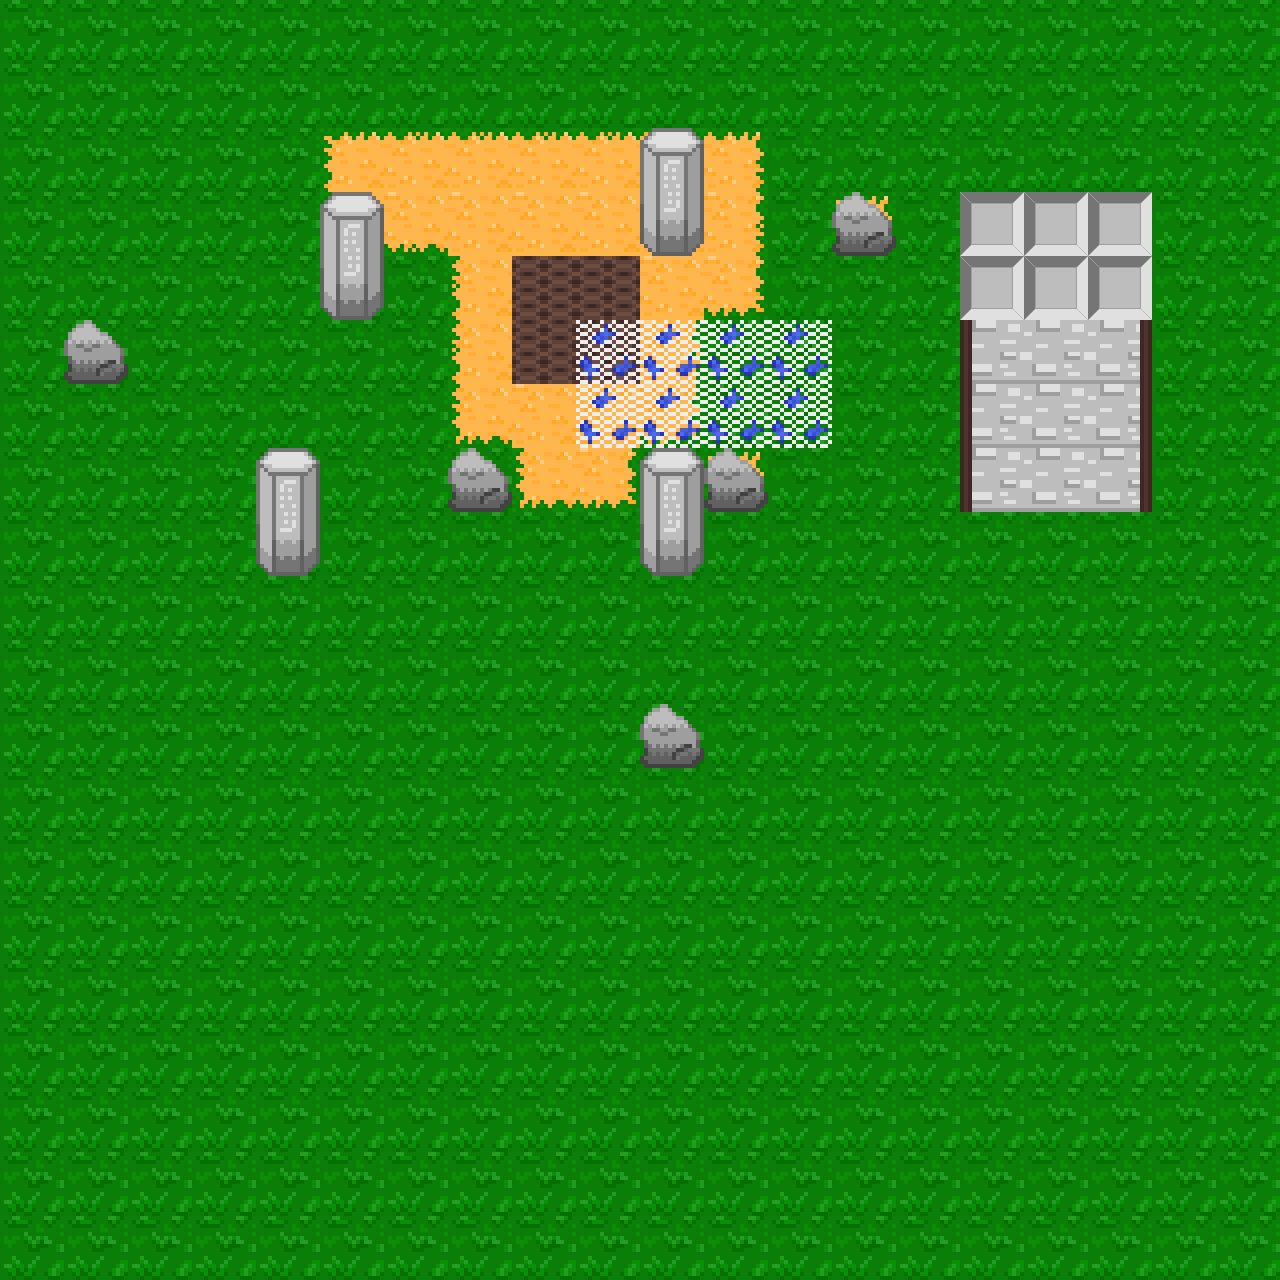

Tiled map render using the project's own tile images. Description and the map definition, with tile-layer contents summarised, below:
An orthogonal 20x20 tile map with 64x64 px tiles, 5 tile layers (Ground, Ground2, Actor, Upper, ...).

<map version="1.0" orientation="orthogonal" renderorder="right-down" width="20" height="20" tilewidth="64" tileheight="64" nextobjectid="1">
 <tileset firstgid="1" name="Tiles" tilewidth="64" tileheight="64" tilecount="23">
  <tile id="0">
   <image width="64" height="64" source="../Gfx/Tiles/block.png" />
  </tile>
  <tile id="1">
   <image width="64" height="64" source="../Gfx/Tiles/brickfloor.png" />
  </tile>
  <tile id="2">
   <image width="32" height="32" source="../Gfx/Tiles/cobblestone.png" />
  </tile>
  <tile id="3">
   <image width="32" height="32" source="../Gfx/Tiles/grass.png" />
  </tile>
  <tile id="4">
   <image width="64" height="64" source="../Gfx/Tiles/grass16.png" />
  </tile>
  <tile id="5">
   <image width="64" height="64" source="../Gfx/Tiles/housewall.png" />
  </tile>
  <tile id="6">
   <image width="64" height="64" source="../Gfx/Tiles/housewallleft.png" />
  </tile>
  <tile id="7">
   <image width="64" height="64" source="../Gfx/Tiles/housewallright.png" />
  </tile>
  <tile id="8">
   <image width="64" height="64" source="../Gfx/Tiles/road16.png" />
  </tile>
  <tile id="9">
   <image width="64" height="64" source="../Gfx/Tiles/road16bot.png" />
  </tile>
  <tile id="10">
   <image width="64" height="64" source="../Gfx/Tiles/road16left.png" />
  </tile>
  <tile id="11">
   <image width="64" height="64" source="../Gfx/Tiles/road16leftbot.png" />
  </tile>
  <tile id="12">
   <image width="64" height="64" source="../Gfx/Tiles/road16leftopt.png" />
  </tile>
  <tile id="13">
   <image width="64" height="64" source="../Gfx/Tiles/road16patch.png" />
  </tile>
  <tile id="14">
   <image width="64" height="64" source="../Gfx/Tiles/road16right.png" />
  </tile>
  <tile id="15">
   <image width="64" height="64" source="../Gfx/Tiles/road16rightbot.png" />
  </tile>
  <tile id="16">
   <image width="64" height="64" source="../Gfx/Tiles/road16righttopt.png" />
  </tile>
  <tile id="17">
   <image width="64" height="64" source="../Gfx/Tiles/road16topt.png" />
  </tile>
  <tile id="18">
   <image width="64" height="64" source="../Gfx/Tiles/rock.png" />
  </tile>
  <tile id="19">
   <image width="64" height="64" source="../Gfx/Tiles/stoneblock.png" />
  </tile>
  <tile id="20">
   <image width="64" height="64" source="../Gfx/Tiles/pillarstonebot.png" />
  </tile>
  <tile id="21">
   <image width="64" height="64" source="../Gfx/Tiles/pillarstonetop.png" />
  </tile>
  <tile id="22">
   <image width="64" height="64" source="../Gfx/Tiles/albinFisk.png" />
  </tile>
 </tileset>
 <layer name="Ground" width="20" height="20">
  <data>[400 cells, 400 non-empty, 12 distinct tile ids]</data>
 </layer>
 <layer name="Ground2" width="20" height="20">
  <data>[400 cells, 12 non-empty, 3 distinct tile ids]</data>
 </layer>
 <layer name="Actor" width="20" height="20">
  <data>[400 cells, 18 non-empty, 5 distinct tile ids]</data>
 </layer>
 <layer name="Upper" width="20" height="20">
  <data>[400 cells, 7 non-empty, 2 distinct tile ids]</data>
 </layer>
 <layer name="Top" width="20" height="20">
  <data>[400 cells, 3 non-empty, 1 distinct tile ids]</data>
 </layer>
</map>
